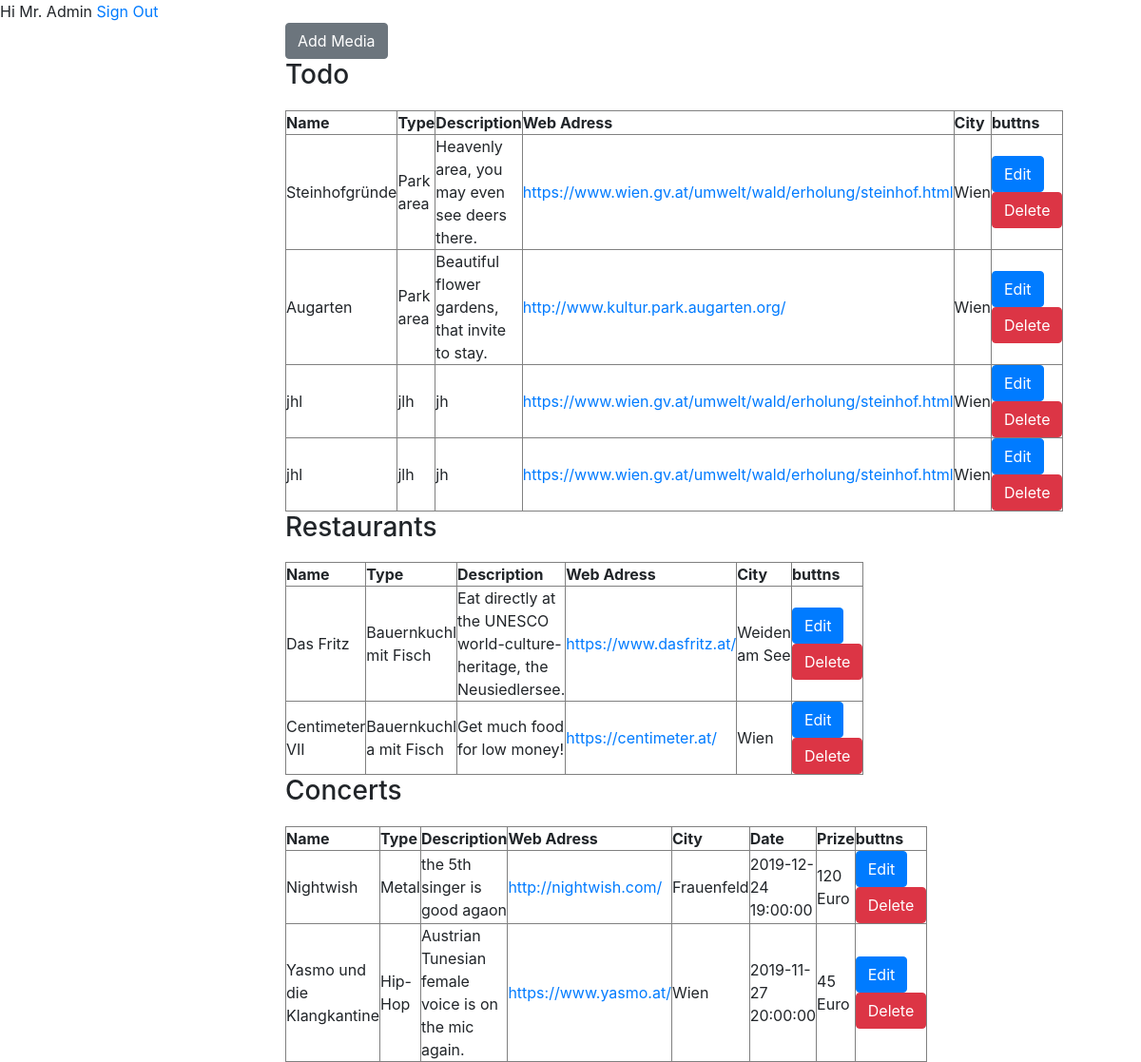
The app's page /crud/adminpanel.php (signed in), older data.
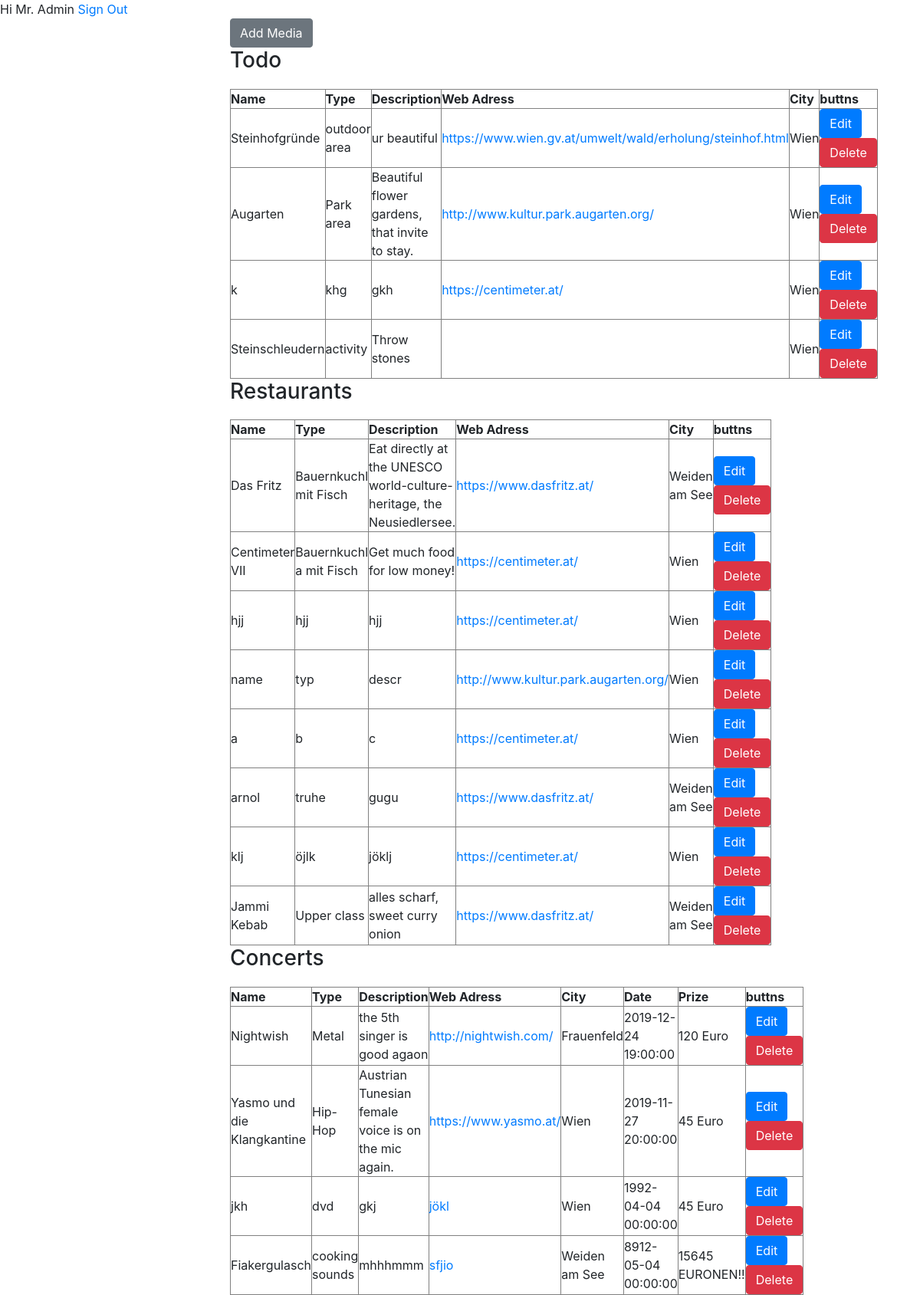
The same page, newer data.
### tables this page shows
CREATE TABLE `todo` (
  `tod_id` int(11) NOT NULL,
  `tod_name` varchar(255) DEFAULT NULL,
  `tod_type` varchar(255) DEFAULT NULL,
  `tod_descr` varchar(255) DEFAULT NULL,
  `tod_web` varchar(255) DEFAULT NULL,
  `tod_adr` int(11) DEFAULT NULL
);

CREATE TABLE `adresses` (
  `adr_id` int(11) NOT NULL,
  `adr_zip` varchar(255) DEFAULT NULL,
  `adr_city` varchar(255) DEFAULT NULL,
  `adr_street` varchar(255) DEFAULT NULL,
  `adr_web` varchar(255) DEFAULT NULL,
  `adr_tel` varchar(30) DEFAULT NULL
);

CREATE TABLE `restaurant` (
  `res_id` int(11) NOT NULL,
  `res_name` varchar(255) DEFAULT NULL,
  `res_type` varchar(255) DEFAULT NULL,
  `res_descr` varchar(255) DEFAULT NULL,
  `res_adr` int(11) DEFAULT NULL
);

CREATE TABLE `concerts` (
  `con_id` int(11) NOT NULL,
  `con_name` varchar(255) DEFAULT NULL,
  `con_type` varchar(255) DEFAULT NULL,
  `con_descr` varchar(255) DEFAULT NULL,
  `con_web` varchar(255) DEFAULT NULL,
  `con_adr` int(11) DEFAULT NULL,
  `con_date` datetime DEFAULT NULL,
  `con_prize` varchar(255) DEFAULT NULL,
  `con_creation_date` datetime NOT NULL DEFAULT current_timestamp()
);

### crud/adminpanel.php (the view, shortened to what this page needs)
<?php
require_once 'actions/db_connect.php';
$res=mysqli_query($conn, "SELECT * FROM users WHERE user_Id=".$_SESSION['admin']);
$userRow=mysqli_fetch_array($res, MYSQLI_ASSOC);
?>
<!DOCTYPE html>
<html>
<head>
<link rel="stylesheet" href="https://stackpath.bootstrapcdn.com/bootstrap/4.3.1/css/bootstrap.min.css">
</head>
<body>
          Hi Mr. Admin <?php echo $userRow['user_Email' ]; ?>
           <a  href="..\login\logout.php?logout">Sign Out</a>
<div class ="manageUser">
   <a href= "create.php"><button class="btn btn-secondary" type="button" >Add Media</button></a>
<h3>Todo</h3>
   <table  border="1" cellspacing= "0" cellpadding="0">
       <thead>
           <tr>
               <th>Name</th>
               <th >Type</th>
               <th >Description</th>
               <th >Web Adress</th>
               <th >City</th>
               <th >buttns</th>
           </tr>
       </thead>
       <tbody>
            <?php
           $sql = "SELECT * FROM todo Join adresses on adresses.adr_id = todo.tod_adr";
           $result = $conn->query($sql);
            if($result->num_rows > 0) {
                while($row = $result->fetch_array()) {
                   echo  "<tr>
                   <td>" .$row['tod_name']."</td>
                       <td>" .$row['tod_type']."</td>
                       <td>" .$row['tod_descr']."</td>
                        <td><a href='".$row['adr_web']."'>" .$row['adr_web']."</a></td>
                        <td>" .$row['adr_city']."</td>
                       <td>
                        <a href='update.php?id=".' todo WHERE '.'tod_id='.$row['tod_id']."'><button class='btn btn-primary' type='button'>Edit</button></a>
                        <a href='delete.php?id=".' todo WHERE '.'tod_id='.$row['tod_id']."'><button class='btn btn-danger'  type='button'>Delete</button></a>
                       </td>
                   </tr>" ;
               }
           } else  {
               echo  "<tr><td colspan='5'><center>No Data Avaliable</center></td></tr>";
           }
            ?>
       </tbody>
   </table>
<h3>Restaurants</h3>
   <table  border="1" cellspacing= "0" cellpadding="0">
       <thead>
           <tr>
               <th>Name</th>
               <th >Type</th>
               <th >Description</th>
               <th >Web Adress</th>
               <th >City</th>
               <th >buttns</th>
           </tr>
       </thead>
       <tbody>
            <?php
           $sql = "SELECT * FROM restaurant Join adresses on adresses.adr_id = restaurant.res_adr";
           $result = $conn->query($sql);
            if($result->num_rows > 0) {
                while($row = $result->fetch_array()) {
                   echo  "<tr>
                   <td>" .$row['res_name']."</td>
                       <td>" .$row['res_type']."</td>
                       <td>" .$row['res_descr']."</td>
                        <td><a href='".$row['adr_web']."'>" .$row['adr_web']."</a></td>
                        <td>" .$row['adr_city']."</td>
                       <td>
                        <a href='update.php?id=".' restaurant WHERE '.'res_id='.$row['res_id']."'><button class='btn btn-primary' type='button'>Edit</button></a>
                        <a href='delete.php?id=".' restaurant WHERE '.'res_id='.$row['res_id']."'><button class='btn btn-danger'  type='button'>Delete</button></a>
                       </td>
                   </tr>" ;
               }
           } else  {
               echo  "<tr><td colspan='5'><center>No Data Avaliable</center></td></tr>";
           }
            ?>
       </tbody>
   </table>
<h3>Concerts</h3>
   <table  border="1" cellspacing= "0" cellpadding="0">
       <thead>
           <tr>
               <th>Name</th>
               <th >Type</th>
               <th >Description</th>
               <th >Web Adress</th>
               <th >City</th>
               <th >Date</th>
               <th >Prize</th>
               <th >buttns</th>
           </tr>
       </thead>
       <tbody>
            <?php
           $sql = "SELECT * FROM concerts Join adresses on adresses.adr_id = concerts.con_adr";
           $result = $conn->query($sql);
            if($result->num_rows > 0) {
                while($row = $result->fetch_array()) {
                   echo  "<tr>
                   <td>" .$row['con_name']."</td>
                       <td>" .$row['con_type']."</td>
                       <td>" .$row['con_descr']."</td>
                        <td><a href='".$row['con_web']."'>" .$row['con_web']."</a></td>
                        <td>" .$row['adr_city']."</td>
                        <td>" .$row['con_date']."</td>
                        <td>" .$row['con_prize']."</td>
                       <td>
                        <a href='update.php?id=".' concerts WHERE '.'con_id='.$row['con_id']."'><button class='btn btn-primary' type='button'>Edit</button></a>
                        <a href='delete.php?id=".' concerts WHERE '.'con_id='.$row['con_id']."'><button class='btn btn-danger'  type='button'>Delete</button></a>
                       </td>
                   </tr>" ;
               }
           } else  {
               echo  "<tr><td colspan='5'><center>No Data Avaliable</center></td></tr>";
           }
            ?>
       </tbody>
   </table>
</div>
</body>
</html>

### crud/adminpanel.php (style rules this page uses)
.manageUser { width : 50%; margin: auto; }
table { width: 100%; margin-top: 20px; }

Row changes from the older to the newer data that the page shows:
removed todo: tod_name "jhl", tod_type "jlh", tod_descr "jh", tod_adr.adr_web "https://www.wien.gv.at/umwelt/wald/erholung/steinhof.html", tod_adr.adr_city "Wien"
removed todo: tod_name "jhl", tod_type "jlh", tod_descr "jh", tod_adr.adr_web "https://www.wien.gv.at/umwelt/wald/erholung/steinhof.html", tod_adr.adr_city "Wien"
changed todo "Steinhofgründe": tod_type "Park area" → "outdoor area"; tod_descr "Heavenly area, you may even see deers there." → "ur beautiful"
added todo: tod_name "k", tod_type "khg", tod_descr "gkh", tod_adr.adr_web "https://centimeter.at/", tod_adr.adr_city "Wien"
added todo: tod_name "Steinschleudern", tod_type "activity", tod_descr "Throw stones", tod_adr.adr_city "Wien"
added restaurant: res_name "hjj", res_type "hjj", res_descr "hjj", res_adr.adr_web "https://centimeter.at/", res_adr.adr_city "Wien"
added restaurant: res_name "name", res_type "typ", res_descr "descr", res_adr.adr_web "http://www.kultur.park.augarten.org/", res_adr.adr_city "Wien"
added restaurant: res_name "a", res_type "b", res_descr "c", res_adr.adr_web "https://centimeter.at/", res_adr.adr_city "Wien"
added restaurant: res_name "arnol", res_type "truhe", res_descr "gugu", res_adr.adr_web "https://www.dasfritz.at/", res_adr.adr_city "Weiden am See"
added restaurant: res_name "klj", res_type "öjlk", res_descr "jöklj", res_adr.adr_web "https://centimeter.at/", res_adr.adr_city "Wien"
added restaurant: res_name "Jammi Kebab", res_type "Upper class", res_descr "alles scharf, sweet curry onion", res_adr.adr_web "https://www.dasfritz.at/", res_adr.adr_city "Weiden am See"
added concerts: con_name "jkh", con_type "dvd", con_descr "gkj", con_web "jökl", con_adr.adr_city "Wien", con_date "1992-04-04 00:00:00", con_prize "45 Euro"
added concerts: con_name "Fiakergulasch", con_type "cooking sounds", con_descr "mhhhmmm", con_web "sfjio", con_adr.adr_city "Weiden am See", con_date "8912-05-04 00:00:00", con_prize "15645 EURONEN!!"
